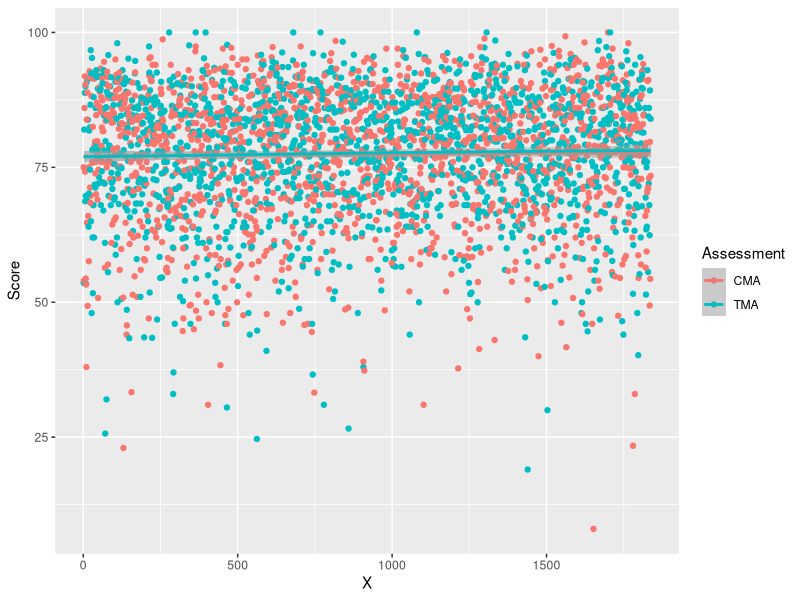
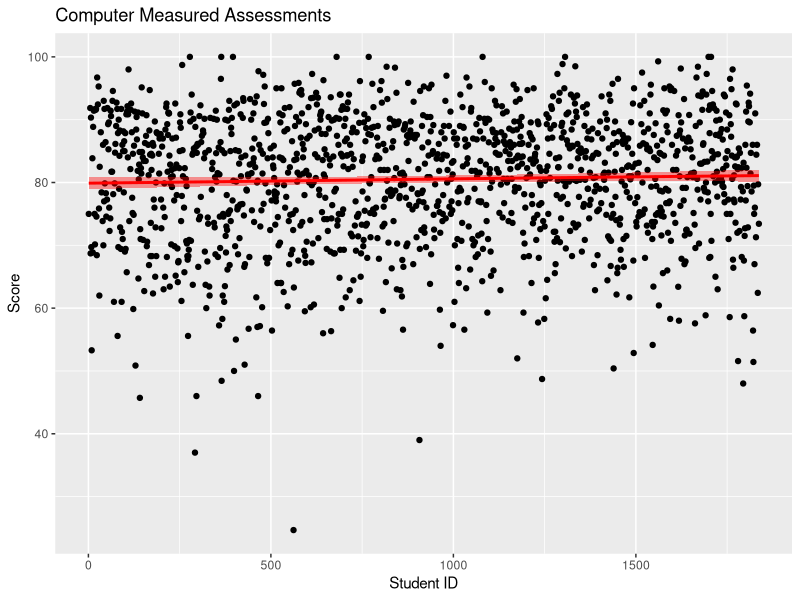
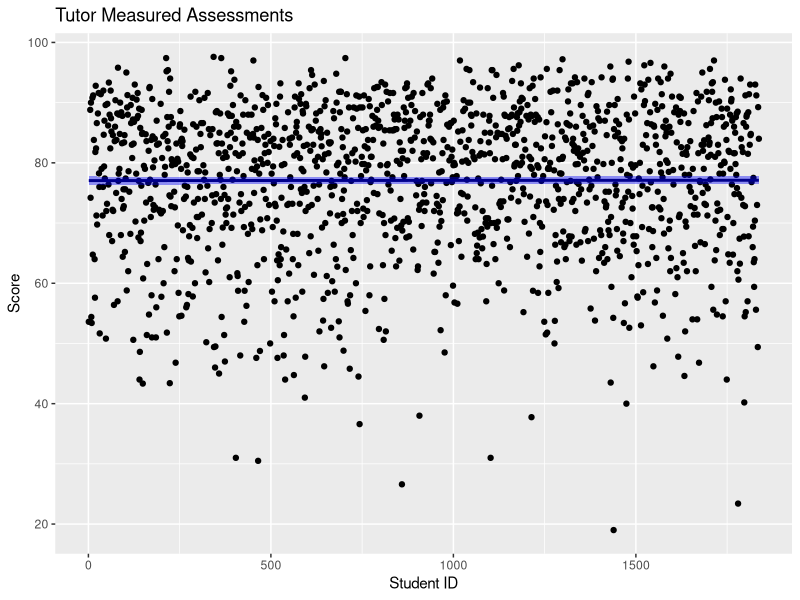

Recreate these plots in R, in order.
####################
## Load Libraries ##
####################

library(ggplot2)
library(dplyr)
library(reshape2)

#####################
## Load Data Frame ##
#####################

setwd("~/GitHub/Feature-Engineering-Project/Viz Assignment")

df <- read.csv("Tidy_Data_fff_2014j_Dataset.csv")

##################################################
## Create Data Frame of only CMA and TMA Scores ##
##################################################

df1 <- subset(df, select = c(X, TMA, CMA))

## Remove N/A Values ##

df2 <- na.omit(df1)

colnames(df2) <- c("Student_ID","TMA","CMA")

########################################
## Plot average scores on assessments ##
########################################

tma_only <- ggplot(df2, aes(Student_ID,TMA)) + geom_point() + geom_smooth(fill="blue", colour="darkblue", size=1) + ggtitle("Tutor Measured Assessments") + labs(x="Student ID", y="Score")

cma_only <- ggplot(df2, aes(Student_ID,CMA)) + geom_point() + geom_smooth(fill="red", colour="red", size=1) + ggtitle("Computer Measured Assessments") + labs(x="Student ID", y="Score")

########################################
## Plot both assessments on one image ##
########################################

TMA = data.frame(df1$X,df1$TMA)
colnames(TMA) <- c("X","Score")

CMA = data.frame(df1$X,df1$CMA)
colnames(CMA) <- c("X","Score")


visuals = rbind(TMA,CMA)
visuals$Assessment =c(rep("TMA"),rep("CMA"))

cma_and_tma <- ggplot(visuals, aes(X,Score,group=Assessment,col=Assessment)) + geom_point() + geom_smooth()


